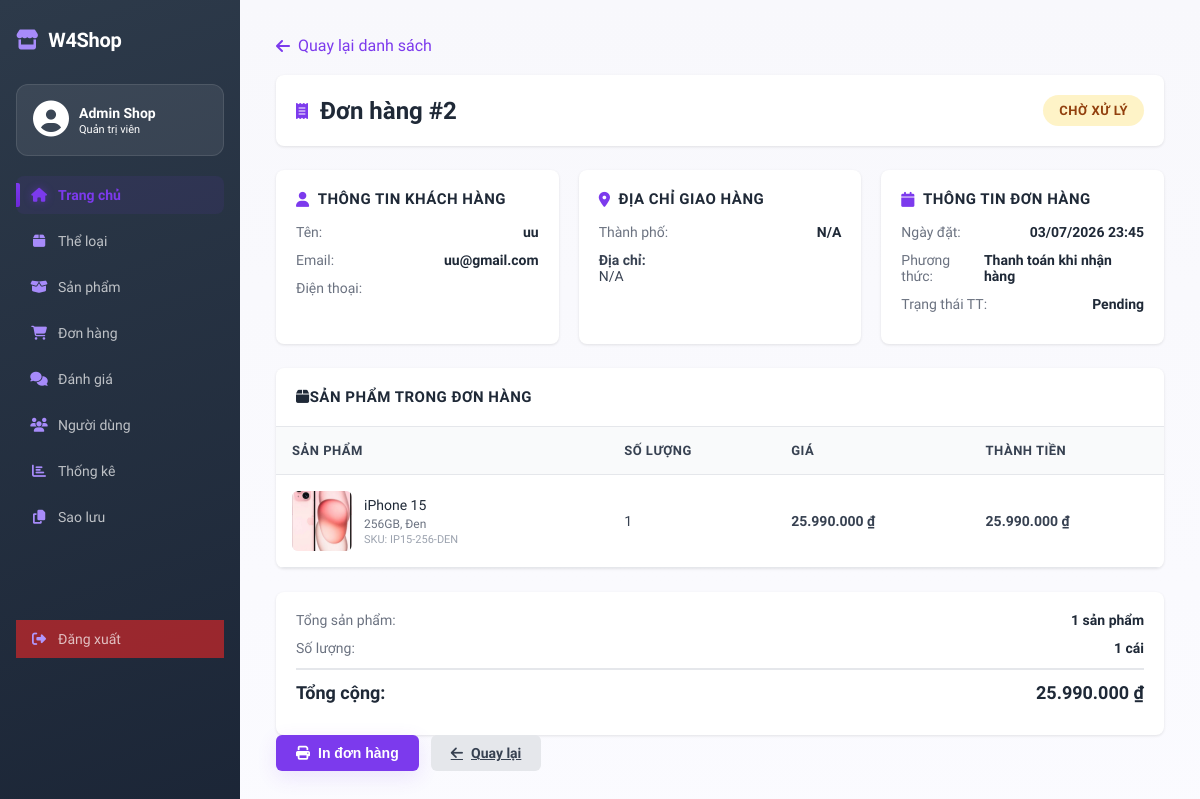
The app's page /admin/order-detail?id=2 (signed in) with its own data.
### tables this page shows
CREATE TABLE `payments` (
  `payment_id` int(11) NOT NULL,
  `order_id` int(11) NOT NULL,
  `payment_method` enum('cod','bank_transfer','momo','vnpay','zalopay','credit_card') NOT NULL,
  `payment_status` enum('pending','processing','paid','failed','refunded') NOT NULL DEFAULT 'pending',
  `transaction_id` varchar(100) DEFAULT NULL COMMENT 'Mã GD từ cổng thanh toán',
  `paid_at` datetime DEFAULT NULL
);

CREATE TABLE `orders` (
  `order_id` int(11) NOT NULL,
  `user_id` int(11) DEFAULT NULL COMMENT 'NULL nếu là khách vãng lai',
  `address_id` int(11) DEFAULT NULL COMMENT 'NULL nếu địa chỉ đã bị xóa',
  `order_date` datetime NOT NULL DEFAULT current_timestamp(),
  `total_amount` decimal(15,2) NOT NULL DEFAULT 0.00,
  `status` enum('pending','confirmed','shipping','completed','cancelled') NOT NULL DEFAULT 'pending',
  `note` text DEFAULT NULL COMMENT 'Ghi chú của khách',
  `guest_name` varchar(100) DEFAULT NULL COMMENT 'Tên khách vãng lai',
  `guest_phone` varchar(20) DEFAULT NULL COMMENT 'SĐT khách vãng lai',
  `guest_email` varchar(150) DEFAULT NULL COMMENT 'Email khách vãng lai',
  `guest_address` text DEFAULT NULL COMMENT 'Địa chỉ khách vãng lai',
  `guest_city` varchar(100) DEFAULT NULL COMMENT 'Thành phố KVL'
);

CREATE TABLE `order_items` (
  `order_item_id` int(11) NOT NULL,
  `order_id` int(11) NOT NULL,
  `product_id` int(11) DEFAULT NULL COMMENT 'NULL nếu SP đã bị xóa',
  `variant_id` int(11) DEFAULT NULL,
  `quantity` int(11) NOT NULL,
  `unit_price` decimal(15,2) NOT NULL COMMENT 'Giá tại thời điểm mua'
);

CREATE TABLE `products` (
  `product_id` int(11) NOT NULL,
  `category_id` int(11) DEFAULT NULL,
  `product_name` varchar(200) NOT NULL,
  `description` text DEFAULT NULL,
  `slug` varchar(220) NOT NULL COMMENT 'URL thân thiện SEO',
  `is_active` tinyint(1) NOT NULL DEFAULT 1,
  `created_at` datetime NOT NULL DEFAULT current_timestamp()
);

CREATE TABLE `product_variants` (
  `variant_id` int(11) NOT NULL,
  `product_id` int(11) NOT NULL,
  `variant_key` varchar(255) NOT NULL COMMENT 'Chuỗi tổ hợp các value_id, sắp xếp tăng dần, cách nhau bằng dấu _ (vd: 1_10, 7_13_16)',
  `sku` varchar(100) DEFAULT NULL COMMENT 'Mã SKU quản lý kho, có thể NULL',
  `price` decimal(15,2) NOT NULL DEFAULT 0.00 COMMENT 'Giá riêng của variant này',
  `stock_quantity` int(11) NOT NULL DEFAULT 0 COMMENT 'Tồn kho riêng của variant này',
  `is_active` tinyint(1) NOT NULL DEFAULT 1 COMMENT '1=đang bán, 0=ngừng bán'
);

### app/views/admin/OrderDetail.php (the view, shortened to what the rows shown need)
<?php require_once __DIR__ . '/../layouts/admin_sidebar.php'; ?>
    <link rel="stylesheet" href="/WEB_GR4/public/assets/css/admin/order_detail.css">
    <main class="admin-content">
        <div class="order-detail-container">
            <a href="/WEB_GR4/admin/orders" class="back-link"><i class="fas fa-arrow-left"></i>Quay lại danh sách</a>
            <div class="order-header">
                <div class="order-title">
                    <i class="fas fa-receipt"></i>
                    <h1>Đơn hàng #<?php echo $order['order_id']; ?>
                    </h1>
                </div>
                <span class="status-badge status-<?php echo $order['status']; ?>">
                    <?php
                        $statusMap = [
                            'pending'   => 'Chờ xử lý',
                            'confirmed' => 'Đã xác nhận',
                            'shipping'  => 'Đang giao',
                            'completed' => 'Hoàn thành',
                            'cancelled' => 'Đã hủy'
                        ];
                        echo $statusMap[$order['status']] ?? $order['status'];
                    ?>
                </span>
            </div>
            <div class="order-info-grid">
                <div class="info-section">
                    <h3><i class="fas fa-user"></i>Thông tin khách hàng</h3>
                    <div class="info-row">
                        <span class="info-label">Tên:</span>
                        <span class="info-value"><?php echo htmlspecialchars($order['full_name'] ?? 'N/A'); ?></span>
                    </div>
                    <div class="info-row">
                        <span class="info-label">Email:</span>
                        <span class="info-value"><?php echo htmlspecialchars($order['email'] ?? 'N/A'); ?></span>
                    </div>
                    <div class="info-row">
                        <span class="info-label">Điện thoại:</span>
                    </div>
                </div>
                <div class="info-section">
                    <h3><i class="fas fa-map-marker-alt"></i>Địa chỉ giao hàng</h3>
                    <div class="info-row">
                        <span class="info-label">Thành phố:</span>
                        <span class="info-value"><?php echo htmlspecialchars($order['city'] ?? 'N/A'); ?></span>
                    </div>
                    <div style="margin-top: 12px; color: #374151; font-size: 14px;">
                        <strong>Địa chỉ:</strong><br>
                        <?php echo nl2br(htmlspecialchars($order['full_address'] ?? 'N/A')); ?>
                    </div>
                </div>
                <div class="info-section">
                    <h3><i class="fas fa-calendar"></i>Thông tin đơn hàng</h3>
                    <div class="info-row">
                        <span class="info-label">Ngày đặt:</span>
                        <span class="info-value"><?php echo date('d/m/Y H:i', strtotime($order['order_date'])); ?></span>
                    </div>
                    <div class="info-row">
                        <span class="info-label">Phương thức:</span>
                        <span class="info-value">
                            <?php
                                $methodMap = [
                                    'cod' => 'Thanh toán khi nhận hàng',
                                    'bank_transfer' => 'Chuyển khoản',
                                    'momo' => 'Ví MoMo',
                                    'vnpay' => 'VNPay',
                                    'zalopay' => 'ZaloPay',
                                    'credit_card' => 'Thẻ tín dụng'
                                ];
                                echo $methodMap[$order['payment_method']] ?? $order['payment_method'] ?? 'N/A';
                            ?>
                        </span>
                    </div>
                    <div class="info-row">
                        <span class="info-label">Trạng thái TT:</span>
                        <span class="info-value"><?php echo ucfirst($order['payment_status'] ?? 'N/A'); ?></span>
                    </div>
                </div>
            </div>
            <div class="items-section">
                <div class="items-header">
                    <h3><i class="fas fa-box"></i>Sản phẩm trong đơn hàng</h3>
                </div>
                <table class="items-table">
                    <thead>
                        <tr>
                            <th>Sản phẩm</th>
                            <th>Số lượng</th>
                            <th>Giá</th>
                            <th>Thành tiền</th>
                        </tr>
                    </thead>
                    <tbody>
                        <?php foreach ($items as $item): ?>
                            <tr>
                                <td>
                                    <div class="item-product">
                                        <div class="item-image">
                                            <?php if ($item['image_url']): ?>
                                                <img src="/WEB_GR4/public<?php echo htmlspecialchars($item['image_url']); ?>" alt="">
                                            <?php else: ?>
                                                <div style="display: flex; align-items: center; justify-content: center; height: 100%; background: #f3f4f6; color: #d1d5db;"><i class="fas fa-image"></i></div>
                                            <?php endif; ?>
                                        </div>
                                        <div>
                                            <div class="item-name"><?php echo htmlspecialchars($item['product_name'] ?? 'Sản phẩm đã bị xóa'); ?></div>
                                            <?php if (!empty($item['attributes'])): ?>
                                                <div style="font-size: 12px; color: #6b7280; margin-top: 4px;"><?php echo htmlspecialchars($item['attributes']); ?></div>
                                            <?php endif; ?>
                                            <?php if (!empty($item['sku'])): ?>
                                                <div style="font-size: 11px; color: #9ca3af; margin-top: 2px;">SKU: <?php echo htmlspecialchars($item['sku']); ?></div>
                                            <?php endif; ?>
                                        </div>
                                    </div>
                                </td>
                                <td><?php echo $item['quantity']; ?></td>
                                <td class="item-price"><?php echo number_format($item['unit_price'], 0, ',', '.'); ?> ₫</td>
                                <td class="item-price"><?php echo number_format($item['quantity'] * $item['unit_price'], 0, ',', '.'); ?> ₫</td>
                            </tr>
                        <?php endforeach; ?>
                    </tbody>
                </table>
            </div>
            <div class="summary-section">
                <div class="summary-row">
                    <span class="summary-label">Tổng sản phẩm:</span>
                    <span class="summary-value">
                        <?php echo count($items); ?> sản phẩm
                    </span>
                </div>
                <div class="summary-row">
                    <span class="summary-label">Số lượng:</span>
                    <span class="summary-value">
                        <?php echo array_sum(array_column($items, 'quantity')); ?> cái
                    </span>
                </div>
                <div class="summary-row total">
                    <span>Tổng cộng:</span>
                    <span><?php echo number_format($order['total_amount'], 0, ',', '.'); ?> ₫</span>
                </div>
            </div>
            <div class="action-bar">
                <button class="btn-primary" onclick="window.print()">
                    <i class="fas fa-print"></i> In đơn hàng
                </button>
                <a href="/WEB_GR4/admin/orders" class="btn-secondary">
                    <i class="fas fa-arrow-left"></i> Quay lại
                </a>
            </div>
        </div>
    </main>
</body>
</html>

### core/Router.php (shortened to what the rows shown need)
<?php
class Router {
    private $routes = [];
    public function get($path, $controller, $method) {
        $this->routes[] = ['path' => $path, 'controller' => $controller, 'method' => $method, 'httpMethod' => 'GET'];
    }
    public function post($path, $controller, $method) {
        $this->routes[] = ['path' => $path, 'controller' => $controller, 'method' => $method, 'httpMethod' => 'POST'];
    }
    public function dispatch() {
        $url = parse_url($_SERVER['REQUEST_URI'], PHP_URL_PATH);
        $base = '/WEB_GR4';
        if (strpos($url, $base) === 0) {
            $url = substr($url, strlen($base));
        }
        $httpMethod = $_SERVER['REQUEST_METHOD'];
        foreach ($this->routes as $route) {
            if ($route['httpMethod'] === $httpMethod && $this->match($route['path'], $url, $params)) {
                $ctrl = new $route['controller']();
                call_user_func_array([$ctrl, $route['method']], $params);
                return;
            }
        }
    }
    private function match($routePath, $url, &$params) {
        $pattern = preg_replace('/\{(\w+)\}/', '([^/]+)', $routePath);
        $pattern = '#^' . $pattern . '$#';
        if (preg_match($pattern, $url, $matches)) {
            return true;
        }
        return false;
    }
}
?>

### app/views/layouts/admin_sidebar.php (shortened to what the rows shown need)
<?php
function getMenuActiveClass($pagePath) {
    $requestUri = parse_url($_SERVER['REQUEST_URI'], PHP_URL_PATH);
    $requestUri = rtrim($requestUri, '/');
    $pagePath = rtrim($pagePath, '/');
    return ($requestUri === $pagePath || strpos($requestUri, $pagePath . '/') === 0) ? 'active' : '';
}
?>
<!DOCTYPE html>
<html lang="vi">
<head>
    <link rel="stylesheet" href="/WEB_GR4/public/assets/css/admin/style_admin.css">
    <link rel="stylesheet" href="https://cdnjs.cloudflare.com/ajax/libs/font-awesome/6.5.2/css/all.min.css">
    <link rel="stylesheet" href="/WEB_GR4/public/assets/css/admin/respon_admin.css">
</head>
<body>
<div class="admin-layout">
<aside class="admin-sidebar">
        <div class="admin-logo"><i class="fas fa-store"></i> W4Shop</div>
        <div class="admin-user-info">
            <div class="admin-avatar">
                <i class="fa-solid fa-circle-user"></i>
            </div>
            <div class="admin-user-text">
                <span class="admin-user-name">
                    <?php echo isset($_SESSION['full_name']) ? htmlspecialchars($_SESSION['full_name']) : 'Admin'; ?>
                </span>
                <span class="admin-user-role">Quản trị viên</span>
            </div>
        </div>
        <ul class="admin-menu">
            <li><a href="/WEB_GR4/admin" class="<?php echo getMenuActiveClass('/WEB_GR4/admin'); ?>">
                <i class="fas fa-home"></i> Trang chủ</a></li>
            <li><a href="/WEB_GR4/admin/categories" class="<?php echo getMenuActiveClass('/WEB_GR4/admin/categories'); ?>">
                <i class="fas fa-box"></i> Thể loại</a></li>
            <li><a href="/WEB_GR4/admin/products" class="<?php echo getMenuActiveClass('/WEB_GR4/admin/products'); ?>">
                <i class="fas fa-box-open"></i> Sản phẩm</a></li>
            <li><a href="/WEB_GR4/admin/orders" class="<?php echo getMenuActiveClass('/WEB_GR4/admin/orders'); ?>">
                <i class="fas fa-shopping-cart"></i> Đơn hàng</a></li>
            <li><a href="/WEB_GR4/admin/reviews" class="<?php echo getMenuActiveClass('/WEB_GR4/admin/reviews'); ?>">
                <i class="fas fa-comments"></i> Đánh giá</a></li>
            <li><a href="/WEB_GR4/admin/users" class="<?php echo getMenuActiveClass('/WEB_GR4/admin/users'); ?>">
                <i class="fas fa-users"></i> Người dùng</a></li>
            <li><a href="/WEB_GR4/admin/statistics" class="<?php echo getMenuActiveClass('/WEB_GR4/admin/statistics'); ?>">
                <i class="fas fa-chart-bar"></i> Thống kê</a></li>
            <li><a href="/WEB_GR4/admin/backup" class="<?php echo getMenuActiveClass('/WEB_GR4/admin/backup'); ?>">
                <i class="fa-solid fa-copy"></i> Sao lưu</a></li>
            <li><a href="/WEB_GR4/logout" class="logout-link"><i class="fa-solid fa-sign-out-alt" style="color: rgb(177, 151, 252);"></i> Đăng xuất</a></li>
        </ul>
    </aside>
</body>

### records on screen
payments: order.order_id "2", order.status "CHỜ XỬ LÝ", full_name "uu", email "uu@gmail.com", city "N/A", full_address "N/A", order.order_date "03/07/2026 23:45", payment_method "Thanh toán khi nhận hàng", payment_status "Pending", count($items) "1", array_sum(array_column($items, 'quantity')) "1", order.total_amount "25.990.000"
order_items: product.product_name "iPhone 15", attributes "256GB, Đen", variant.sku "IP15-256-DEN", quantity "1", unit_price "25.990.000", $item['quantity'] * $item['unit_price'] "25.990.000"
